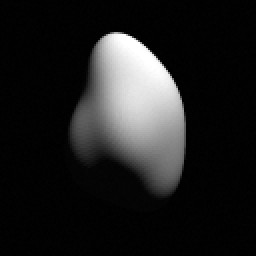
#> input picture tests/integration/render_diffs/current/hyperion_phase_060.png, 128 x 128 px (shown 2 times larger); its folder holds only this picture in this run
$ python -i image.py   (imports and definitions only)
#> lines starting #> are read from the running program, lines starting #| are printed output that depends on the picture
import math
from typing import Any, cast

import numpy as np
import scipy.ndimage as ndimage
from numpy.fft import fft2, fftfreq, ifft2

from spindoctor.support.types import NDArrayComplexType, NDArrayFloatType, NDArrayType, NPType

# ==============================================================================
#
# ARRAY MANIPULATION
#
# ==============================================================================


# [410 lines left out: functions shift_array, pad_array, unpad_array, pad_top_left, crop_center, next_power_of_2 and 4 more, not called in this run]


_FOOTPRINT_CACHE: dict[int, Any] = {}


def filter_sub_median(
    data: NDArrayFloatType,
    median_boxsize: int = 11,
    gaussian_blur: float = 0.0,
    footprint: str = 'square',
) -> NDArrayFloatType:
    """Compute the median-subtracted value for each pixel.

    Parameters:
        data: The array
        median_boxsize: The box size to use when finding the median value for the
            area around each pixel.
        gaussian_blur: The amount to blur the median value before subtracting it
            from the array.
        footprint: The shape of footprint to use ('square', 'circle').

    Returns:
        The median-subtracted array.
    """

    if not median_boxsize and not gaussian_blur:
        return data

    sub = data

    if median_boxsize:
        if footprint == 'square':
            sub = ndimage.median_filter(sub, median_boxsize)
        else:
            assert footprint == 'circle'
            if median_boxsize in _FOOTPRINT_CACHE:
                footprint_arr = _FOOTPRINT_CACHE[median_boxsize]
            else:
                footprint_arr = np.zeros((median_boxsize, median_boxsize), dtype='bool')
                box_half = median_boxsize // 2
                x = np.tile(np.arange(median_boxsize) - box_half, median_boxsize).reshape(
                    (median_boxsize, median_boxsize)
                )
                y = np.repeat(np.arange(median_boxsize) - box_half, median_boxsize).reshape(
                    (median_boxsize, median_boxsize)
                )
                dist = np.sqrt(x**2 + y**2)
                footprint_arr[dist <= box_half + 0.5] = 1
                _FOOTPRINT_CACHE[median_boxsize] = footprint_arr
            sub = ndimage.median_filter(sub, footprint=footprint_arr)

    if gaussian_blur:
        sub = ndimage.gaussian_filter(sub, gaussian_blur)

    return data - sub


# [483 lines left out: functions filter_downsample, real_ifft2, gaussian_blur_cov, normalize_array, require_finite_int_or_float, apply_linear_gamma_stretch and 5 more, not called in this run]


# [52 lines of commented-out code are left out]

>>> import cv2
>>> picture = cv2.imread('../../../tests/integration/render_diffs/current/hyperion_phase_060.png', cv2.IMREAD_GRAYSCALE)
#> picture is the input picture: shape (128, 128); min 0, max 255, mean 30.9
>>> result = filter_sub_median(picture)
#> in filter_sub_median, `return data - sub`:
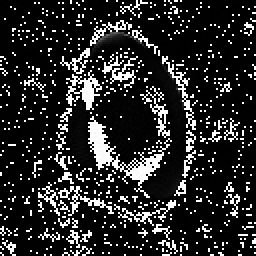
#> returned value: shape (128, 128) (shown 2 times larger); min 0, max 255, mean 41.6

$ run again, on tests/integration/render_diffs/current/hyperion_pose_disagree.png
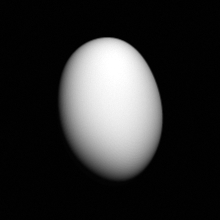
#> input picture tests/integration/render_diffs/current/hyperion_pose_disagree.png, 220 x 220 px
#> picture is the input picture: shape (220, 220); min 0, max 255, mean 45.8
#> in filter_sub_median, `return data - sub`:
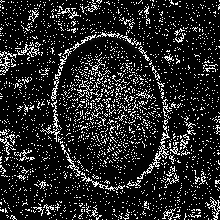
#> returned value: shape (220, 220); min 0, max 255, mean 38
